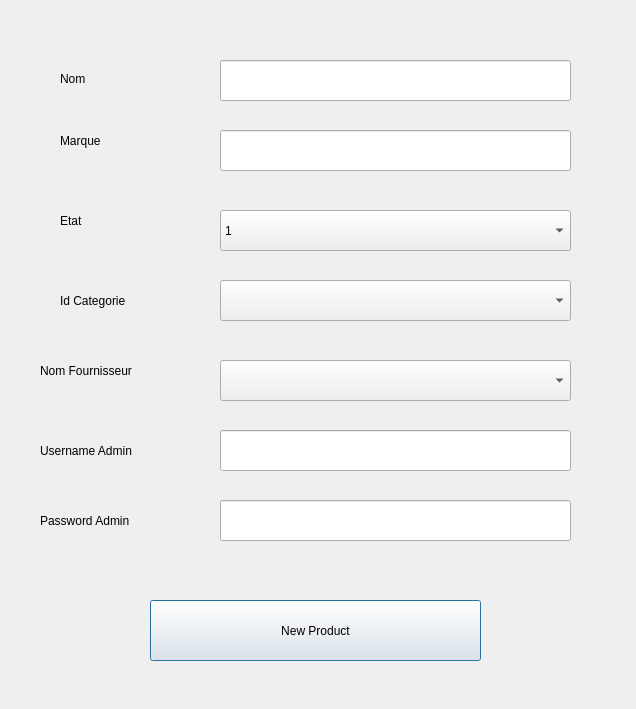
<?xml version="1.0" encoding="UTF-8"?>
<ui version="4.0">
 <class>InsertProduct</class>
 <widget class="QDialog" name="InsertProduct">
  <property name="geometry">
   <rect>
    <x>0</x>
    <y>0</y>
    <width>636</width>
    <height>709</height>
   </rect>
  </property>
  <property name="windowTitle">
   <string>Dialog</string>
  </property>
  <widget class="QLineEdit" name="nom">
   <property name="geometry">
    <rect>
     <x>220</x>
     <y>60</y>
     <width>351</width>
     <height>41</height>
    </rect>
   </property>
  </widget>
  <widget class="QLabel" name="label">
   <property name="geometry">
    <rect>
     <x>60</x>
     <y>58</y>
     <width>121</width>
     <height>41</height>
    </rect>
   </property>
   <property name="text">
    <string>Nom</string>
   </property>
  </widget>
  <widget class="QPushButton" name="pushButton">
   <property name="geometry">
    <rect>
     <x>150</x>
     <y>600</y>
     <width>331</width>
     <height>61</height>
    </rect>
   </property>
   <property name="text">
    <string>New Product</string>
   </property>
  </widget>
  <widget class="QLineEdit" name="marque">
   <property name="geometry">
    <rect>
     <x>220</x>
     <y>130</y>
     <width>351</width>
     <height>41</height>
    </rect>
   </property>
  </widget>
  <widget class="QLabel" name="label_2">
   <property name="geometry">
    <rect>
     <x>60</x>
     <y>120</y>
     <width>121</width>
     <height>41</height>
    </rect>
   </property>
   <property name="text">
    <string>Marque</string>
   </property>
  </widget>
  <widget class="QLabel" name="label_3">
   <property name="geometry">
    <rect>
     <x>60</x>
     <y>200</y>
     <width>121</width>
     <height>41</height>
    </rect>
   </property>
   <property name="text">
    <string>Etat</string>
   </property>
  </widget>
  <widget class="QLabel" name="label_4">
   <property name="geometry">
    <rect>
     <x>60</x>
     <y>280</y>
     <width>121</width>
     <height>41</height>
    </rect>
   </property>
   <property name="text">
    <string>Id Categorie</string>
   </property>
  </widget>
  <widget class="QLabel" name="label_5">
   <property name="geometry">
    <rect>
     <x>40</x>
     <y>350</y>
     <width>141</width>
     <height>41</height>
    </rect>
   </property>
   <property name="text">
    <string>Nom Fournisseur</string>
   </property>
  </widget>
  <widget class="QLineEdit" name="admin">
   <property name="geometry">
    <rect>
     <x>220</x>
     <y>430</y>
     <width>351</width>
     <height>41</height>
    </rect>
   </property>
  </widget>
  <widget class="QLabel" name="fournisseur_2">
   <property name="geometry">
    <rect>
     <x>40</x>
     <y>430</y>
     <width>141</width>
     <height>41</height>
    </rect>
   </property>
   <property name="text">
    <string>Username Admin</string>
   </property>
  </widget>
  <widget class="QComboBox" name="etat">
   <property name="geometry">
    <rect>
     <x>220</x>
     <y>210</y>
     <width>351</width>
     <height>41</height>
    </rect>
   </property>
   <item>
    <property name="text">
     <string>1</string>
    </property>
   </item>
   <item>
    <property name="text">
     <string>2</string>
    </property>
   </item>
   <item>
    <property name="text">
     <string>3</string>
    </property>
   </item>
  </widget>
  <widget class="QComboBox" name="categorie">
   <property name="geometry">
    <rect>
     <x>220</x>
     <y>280</y>
     <width>351</width>
     <height>41</height>
    </rect>
   </property>
  </widget>
  <widget class="QComboBox" name="fournisseur">
   <property name="geometry">
    <rect>
     <x>220</x>
     <y>360</y>
     <width>351</width>
     <height>41</height>
    </rect>
   </property>
  </widget>
  <widget class="QLineEdit" name="passwordadmin">
   <property name="geometry">
    <rect>
     <x>220</x>
     <y>500</y>
     <width>351</width>
     <height>41</height>
    </rect>
   </property>
   <property name="echoMode">
    <enum>QLineEdit::Password</enum>
   </property>
  </widget>
  <widget class="QLabel" name="fournisseur_3">
   <property name="geometry">
    <rect>
     <x>40</x>
     <y>500</y>
     <width>141</width>
     <height>41</height>
    </rect>
   </property>
   <property name="text">
    <string>Password Admin</string>
   </property>
  </widget>
 </widget>
 <resources/>
 <connections/>
</ui>
